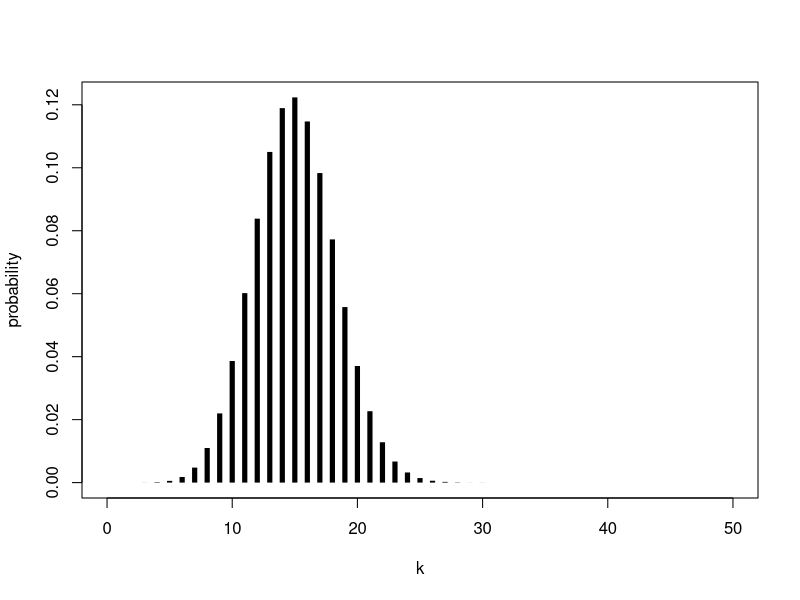
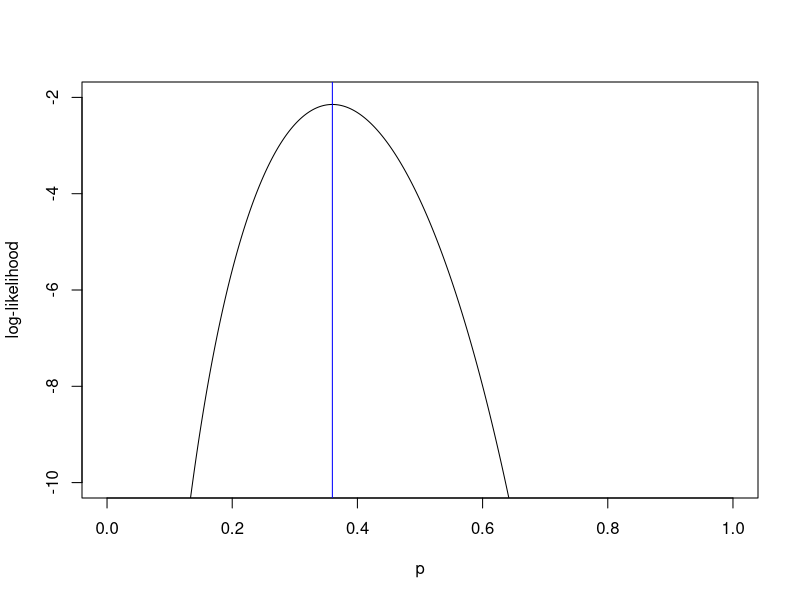
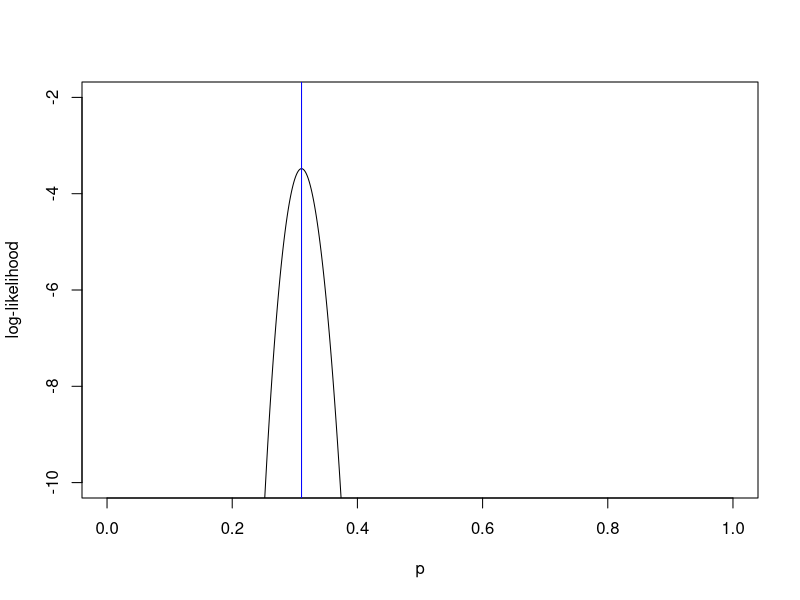
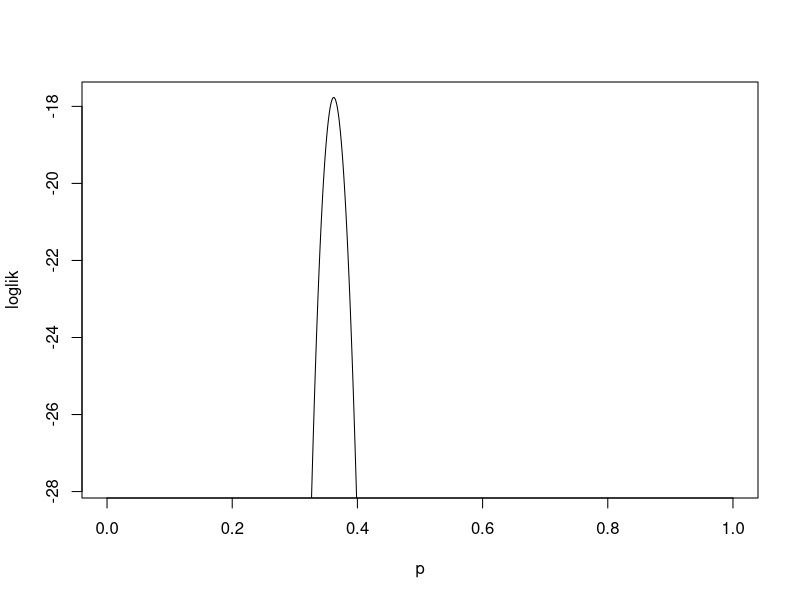

The R script that drew these images, in order:
#' ---
#' title: "A brief introduction to the likelihood"
#' author: "Aaron A. King"
#' output:
#'   html_document:
#'     toc: yes
#'     toc_depth: 4
#' bibliography: ../course.bib
#' csl: ../ecology.csl
#' 
#' ---
#' 
#' \newcommand\prob[1]{\mathbb{P}\left[{#1}\right]}
#' \newcommand\expect[1]{\mathbb{E}\left[{#1}\right]}
#' \newcommand\var[1]{\mathrm{Var}\left[{#1}\right]}
#' \newcommand\dist[2]{\mathrm{#1}\left(#2\right)}
#' \newcommand\dlta[1]{{\Delta}{#1}}
#' \newcommand\lik{\mathcal{L}}
#' \newcommand\loglik{\ell}
#' 
#' This lesson is [licensed under the Creative Commons Attribution-NonCommercial license](http://creativecommons.org/licenses/by-nc/4.0/).
#' Please share and remix noncommercially, mentioning its origin.  
#' ![CC-BY_NC](../graphics/cc-by-nc.png)
#' 
## ----prelims,include=FALSE,cache=FALSE-----------------------------------
library(plyr)
library(reshape2)
options(stringsAsFactors=FALSE)
library(ggplot2)
theme_set(theme_bw())
set.seed(1173489184)

#' 
#' ## The likelihood
#' 
#' We have seen that fitting mechanistic models to data is a powerful and general approach to estimating parameters.
#' We saw too that least-squares fitting is a straightforward way to do this.
#' However, several issues arose.
#' First, there was an element of arbitrariness in the choice of discrepancy measure.
#' Second, although we could fairly easily obtain point estimates of model parameters using least-squares, it was not clear how we could obtain concomitant estimates of parameter uncertainty (e.g., confidence intervals).
#' Finally, we began to see that there are limits to our ability to estimate parameters.
#' In this lab, we'll explore these issues, and see that likelihood offers an attractive resolution to the first and second of these, but that the third is a fundamental challenge.
#' 
#' Likelihood has many advantages:  
#' 
#' 1. fidelity to model  
#' 2. a deep and general theory  
#' 3. a sound theoretical basis for confidence intervals and model selection  
#' 4. statistical efficiency  
#' 
#' and some disadvantages: 
#' 
#' 1. fidelity to model  
#' 1. fragility (lack of robustness)  
#' 
#' ## Definition
#' 
#' Likelihood is the *probability of a given set of data $D$ having occurred under a particular hypothesis $H$*: 
#' $$\lik(H,D)=\prob{D|H}$$
#' 
#' A simple example: suppose $n$ individuals participate in a serological survey and $k$ of these individuals are found to be seropositive.
#' One parameter of interest is the true fraction, $p$, of the population that has seroconverted.
#' Assuming the sample was drawn at random and the population is large, then the probability of the data ($m$ of $n$ individuals seropositive) given the hypothesis that the true probability is $p$ is
#' $$\prob{D|H} = \binom{n}{k}\,p^k\,(1-p)^{n-k}.$$
#' 
#' If the true seroprevalence was, say, $p=0.3$, what does the probability of observing $k$ seropositives in a sample of size $n=50$ look like?
#' 
## ----binom-prob-plot-----------------------------------------------------
p <- 0.3
n <- 50
k <- seq(0,50,by=1)
prob <- dbinom(x=k,size=n,prob=p) 
plot(k,prob,type='h',lwd=5,lend=1,
     ylab="probability")

#' 
#' The likelihood is a function of the unknown parameters.
#' In this case, if we assume $n$ is known, then the likelihood is a function of $p$ alone:
#' $$\\lik(p) = \binom{n}{k}\,p^k\,(1-p)^{n-k}$$
#' Typically the logarithm of this function is more interesting than $\\lik$ itself.
#' Looking at this function for each of two different surveys:
## ----binom-lik-plot1-----------------------------------------------------
k1 <- 18
n1 <- 50
p <- seq(0,1,by=0.001)
plot(p,dbinom(x=k1,size=n1,prob=p,log=TRUE),
     ylim=c(-10,-2),ylab="log-likelihood",
     type='l')
abline(v=k1/n1,col='blue')

#' 
## ----binom-lik-plot2-----------------------------------------------------
k2 <- 243
n2 <- 782
p <- seq(0,1,by=0.001)
plot(p,dbinom(x=k2,size=n2,prob=p,log=TRUE),
     ylim=c(-10,-2),ylab="log-likelihood",
     type='l')
abline(v=k2/n2,col='blue')

#' 
#' In the above two plots, the likelihood is a function of the model parameter $p$.
#' Vertical lines show the maximum likelihood estimate (MLE) of $p$.
#' <!-- Horizontal lines show the critical likelihoods for the likelihood ratio test at the 95% confidence level. -->
#' 
#' --------------------------
#' 
#' #### Exercise: interpreting the likelihood
#' How do the two curves just plotted differ from one another?
#' What features of the data are responsible for the differences?
#' 
#' --------------------------
#' 
#' ## From data points to data sets
#' 
#' Let's suppose we have three samples, $D_1, D_2, D_3$, taken by three different researchers, for the same large population.
#' If these samples are *independent*, then
#' $$\prob{D|H} = \prob{D_1|H}\times\prob{D_2|H}\times\prob{D_3|H},$$
#' which means that the likelihood of the full data set is the product of the likelihoods from each of the samples.
#' In other words, the likelihood gives a general recipe for combining data from independent studies.
#' We'd compute the likelihood as follows:
## ----binom-lik2,results='markup'-----------------------------------------
n <- c(13,484,3200)
k <- c(4,217,1118)
dbinom(x=k,size=n,prob=0.2,log=TRUE)
sum(dbinom(x=k,size=n,prob=0.2,log=TRUE))
ll.fn <- function (p) {
  sum(dbinom(x=k,size=n,prob=p,log=TRUE))
}
p <- seq(0,1,by=0.001)
loglik <- sapply(p,ll.fn)
plot(p,loglik,type='l',ylim=max(loglik)+c(-10,0))

#' 
#' --------------------------
#' 
#' ## [Back to course homepage](http://kingaa.github.io/clim-dis)
#' ## [**R** codes for this document](http://raw.githubusercontent.com/kingaa/clim-dis/master/parest/likelihood.R)
#' 
#' ## References
